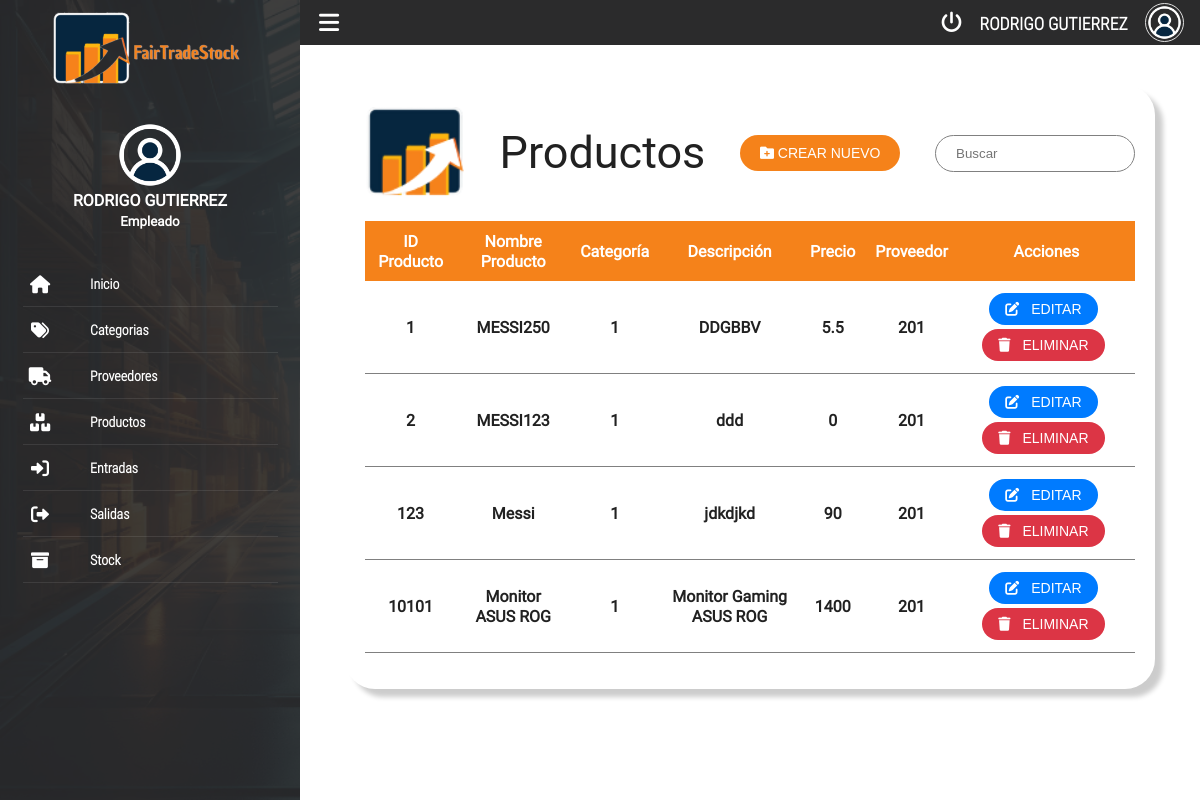
Page /?p=productos on the committed database.
### tables this page shows
CREATE TABLE `productos` (
  `id_producto` int(11) NOT NULL,
  `nombre` varchar(255) DEFAULT NULL,
  `id_categoria` int(11) DEFAULT NULL,
  `descripcion` text DEFAULT NULL,
  `precio` float DEFAULT NULL,
  `id_proveedor` int(11) DEFAULT NULL
);

### obtener_productos.php (the view, shortened to what this page needs)
<?php
include 'conexion.php';
$sql = "SELECT * FROM productos";
$result = $conn->query($sql);
if ($result->num_rows > 0) {
    while ($row = $result->fetch_assoc()) {
        echo "<tr>";
        echo "<td>" . htmlspecialchars($row["id_producto"]) . "</td>";
        echo "<td>" . htmlspecialchars($row["nombre"]) . "</td>";
        echo "<td>" . htmlspecialchars($row["id_categoria"]) . "</td>";
        echo "<td>" . htmlspecialchars($row["descripcion"]) . "</td>";
        echo "<td>" . htmlspecialchars($row["precio"]) . "</td>";
        echo "<td>" . htmlspecialchars($row["id_proveedor"]) . "</td>";
        echo '<td>
                <button class="editButton s-button" data-id="' . htmlspecialchars($row["id_producto"]) . '"><i class="fas fa-edit"></i> Editar</button>
                <button class="deleteButton s-button" data-id="' . htmlspecialchars($row["id_producto"]) . '"><i class="fas fa-trash"></i> Eliminar</button>
              </td>';
        echo "</tr>";
    }
} else {
    echo "<tr><td colspan='7'>No hay productos registrados</td></tr>";
}
?>

### css/styles.css (style rules this page uses)
* { margin: 0; padding: 0; box-sizing: border-box; }
body { justify-content: center; align-items: center; min-height: 100vh; font-family: 'Raleway', sans-serif; background-color: white; }
button { outline: none; border: none; background-color: #F5821A; color: #ffffff; padding: 10px 20px; border-radius: 20px; text-transform: uppercase; font-size: 14px; cursor: pointer; transition: background-color 0.3s ease; }
tbody tr td { padding: 10px; text-align: center; border-bottom: 1px solid gray; }
.s-button { font-size: 14px; padding: 10px 20px; border-radius: 20px; background-color: #F5821A; color: #ffffff; border: none; outline: none; text-transform: uppercase; cursor: pointer; transition: background-color 0.3s ease; margin: 2px; }
.s-button { outline: none; border: none; background-color: #007bff; color: #ffffff; padding: 8px 16px; border-radius: 20px; text-transform: uppercase; font-size: 14px; cursor: pointer; transition: background-color 0.3s ease; margin-right: 8px; }
.s-button i { margin-right: 8px; }
.s-button.deleteButton { background-color: #dc3545; }

### css/main.css (style rules this page uses)
:root { --color-text: #3F51B5; --primary-color: #2B2B2C; --acent-color: #DB763B; }
html, body { width: 100%; height: 100%; margin: 0; padding: 0; font-size: 16px; font-family: "RobotoRegular"; position: relative; background-color: #fff; }

### rows in the picture
productos: id_producto "1", nombre "MESSI250", id_categoria "1", descripcion "DDGBBV", precio "5.5", id_proveedor "201"
productos: id_producto "2", nombre "MESSI123", id_categoria "1", descripcion "ddd", precio "0", id_proveedor "201"
productos: id_producto "123", nombre "Messi", id_categoria "1", descripcion "jdkdjkd", precio "90", id_proveedor "201"
productos: id_producto "10101", nombre "Monitor ASUS ROG", id_categoria "1", descripcion "Monitor Gaming ASUS ROG", precio "1400", id_proveedor "201"
